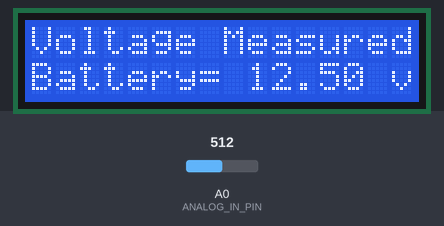
Bench run of a sketch on a simulated Arduino Uno, built with avr-gcc and run on an emulated ATmega328P. Shown: 16×2 character LCD. The test bench sets the inputs (shaded band); at power-on: A0 (ANALOG_IN_PIN) = 512.

Above: at 1.2 s.
1.3 s: A0 (ANALOG_IN_PIN) set to 418
At 2.2 s:
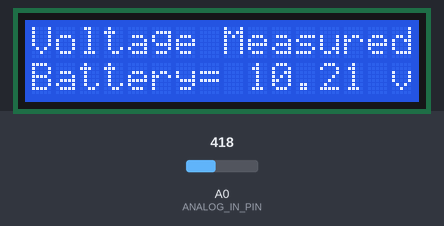
3.0 s: A0 (ANALOG_IN_PIN) set to 392
At 3.9 s:
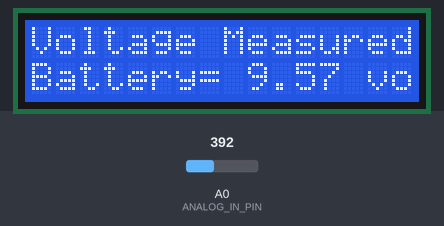
4.6 s: A0 (ANALOG_IN_PIN) set to 306
At 5.7 s:
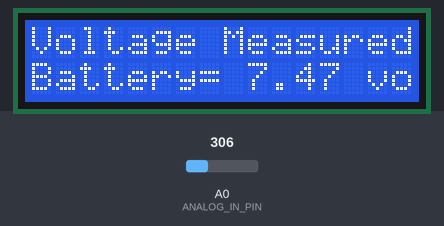
Timing chart, 0 to 7.6 s (numbered marks = the images above; inputs shaded):
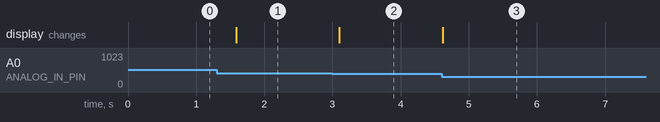

The sketch:

BatteryDisplay.ino
```cpp
#include <LiquidCrystal.h>
#define ANALOG_IN_PIN A0

LiquidCrystal lcd(12, 11, 5, 4, 3, 2);
// Floats for ADC voltage & Input voltage
float adc_voltage = 0.0;
float in_voltage = 0.0;

// Floats for resistor values in divider (in ohms)
float R1 = 30000.0;
float R2 = 7500.0;

// Float for Reference Voltage
float ref_voltage = 5.0;

// Integer for ADC value
int adc_value = 0;

void setup()
{
    lcd.begin (16,2 );
   // Setup Serial Monitor
   Serial.begin(9600);

}

void loop(){
   // Read the Analog Input
   adc_value = analogRead(ANALOG_IN_PIN);

   // Determine voltage at ADC input
   adc_voltage  = (adc_value * ref_voltage) / 1024.0;

   // Calculate voltage at divider input
   in_voltage = adc_voltage / (R2/(R1+R2)) ;

  lcd.setCursor (0, 0);
  lcd.print("Voltage Measured");
   // Print results to Serial Monitor to 2 decimal places
  lcd.setCursor (0, 1);
  lcd.print("Battery= ");
  lcd.print(in_voltage, 2);
  lcd.print (" volts");

  // Short delay
  delay(500);
}
```

Measured:
- the behaviour switches between 410 and 409 on A0 (ANALOG_IN_PIN) (found by bisection; images 1 and 2)
- after the input at 1.3 s, the display: changes after 0.28 s (image 1)
- after the input at 3.0 s, the display: changes after 0.10 s (image 2)
- after the input at 4.6 s, the display: changes at once (image 3)
